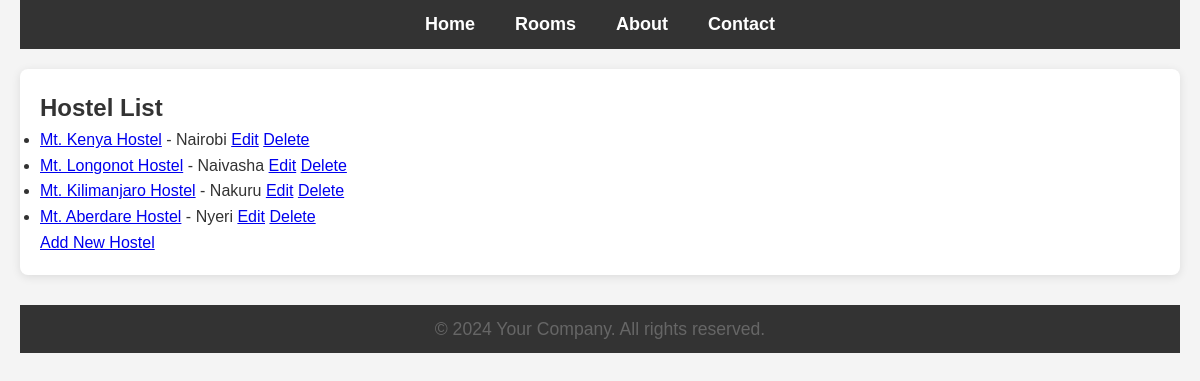
/hostels/, run on the app's committed database.
### main/models.py (models this page shows, shortened)
class Hostel(models.Model):
    GENDER_CHOICES = [
        ('Male', 'Male'),
        ('Female', 'Female'),
    ]
    name = models.CharField(max_length=100, unique=True)
    location = models.CharField(max_length=150)
    total_rooms = models.PositiveIntegerField()
    warden = models.CharField(max_length=100)
    gender = models.CharField(max_length=6, choices=GENDER_CHOICES)  # Gender of the students allowed to stay in this hostel

### main/views.py (the view)
# urls.py: path('hostels/', views.hostel_list, name='hostel_list'),
def hostel_list(request):
    hostels = Hostel.objects.all()
    return render(request, 'hostels/list.html', {'hostels': hostels})

### templates/hostels/list.html
{% extends "base.html" %}
{% block content %}
  <h2>Hostel List</h2>
  <ul>
    {% for hostel in hostels %}
      <li>
        <a href="{% url 'hostel_detail' hostel.id %}">{{ hostel.name }}</a>
        - {{ hostel.location }}
        <a href="{% url 'update_hostel' hostel.id %}">Edit</a>
        <a href="{% url 'delete_hostel' hostel.id %}">Delete</a>
      </li>
    {% endfor %}
  </ul>
  <a href="{% url 'create_hostel' %}">Add New Hostel</a>
{% endblock %}

### static/css/styles.css (style rules this page uses)
* { margin: 0; padding: 0; box-sizing: border-box; }
body { font-family: Arial, sans-serif; line-height: 1.6; background-color: #f4f4f4; color: #333; padding: 0 20px; }

### data on the page
Hostel: name "Mt. Kenya Hostel", location "Nairobi"
Hostel: name "Mt. Longonot Hostel", location "Naivasha"
Hostel: name "Mt. Kilimanjaro Hostel", location "Nakuru"
Hostel: name "Mt. Aberdare Hostel", location "Nyeri"
